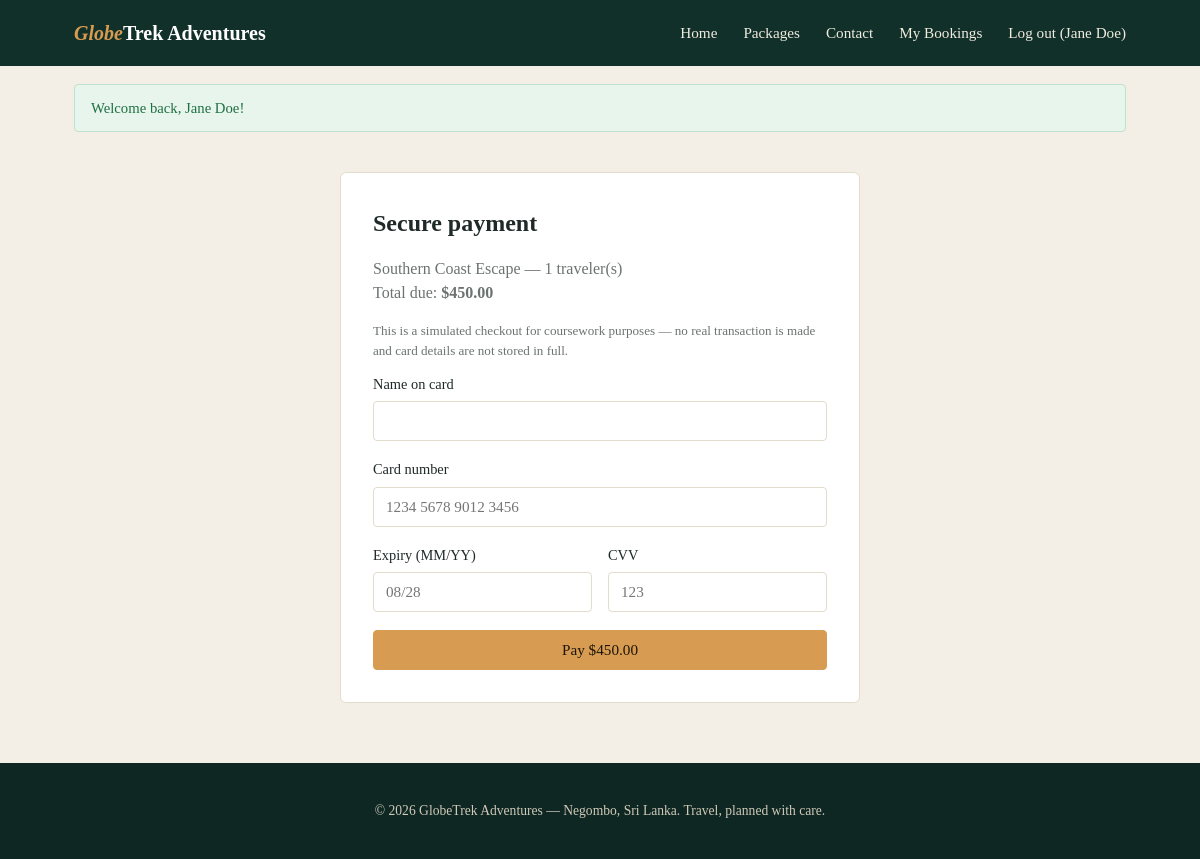
Screenshot of /payment.php?booking_id=2 (signed in) with the database file from the repository.
### tables this page shows
CREATE TABLE bookings (
  booking_id INT AUTO_INCREMENT PRIMARY KEY,
  user_id INT NOT NULL,
  package_id INT NOT NULL,
  travel_date DATE NOT NULL,
  travelers INT NOT NULL,
  special_requests TEXT,
  total_price DECIMAL(10,2) NOT NULL,
  status ENUM('pending','confirmed','cancelled') NOT NULL DEFAULT 'pending',
  payment_status ENUM('unpaid','paid') NOT NULL DEFAULT 'unpaid',
  created_at TIMESTAMP DEFAULT CURRENT_TIMESTAMP,
  FOREIGN KEY (user_id) REFERENCES users(user_id) ON DELETE CASCADE,
  FOREIGN KEY (package_id) REFERENCES packages(package_id) ON DELETE CASCADE
);

CREATE TABLE packages (
  package_id INT AUTO_INCREMENT PRIMARY KEY,
  title VARCHAR(150) NOT NULL,
  destination VARCHAR(150) NOT NULL,
  description TEXT,
  activities TEXT,
  price DECIMAL(10,2) NOT NULL,
  duration_days INT NOT NULL,
  duration_nights INT NOT NULL,
  image LONGBLOB NULL,
  image_type VARCHAR(50) NULL,
  created_by INT NULL,
  created_at TIMESTAMP DEFAULT CURRENT_TIMESTAMP,
  FOREIGN KEY (created_by) REFERENCES users(user_id) ON DELETE SET NULL
);

### models/Booking.php (called while the page is built, shortened)
<?php
class Booking {
    public static function getById($id) {
        $db = getDB();
        $stmt = $db->prepare(
            "SELECT b.*, p.title, p.destination, p.price AS unit_price
             FROM bookings b JOIN packages p ON p.package_id = b.package_id
             WHERE b.booking_id = ?"
        );
        $stmt->execute([$id]);
        return $stmt->fetch(PDO::FETCH_ASSOC);
    }
}

### includes/functions.php (called while the page is built, shortened)
<?php
function clean($value) {
    return htmlspecialchars(trim($value ?? ''), ENT_QUOTES, 'UTF-8');
}
function money($amount) {
    return '$' . number_format((float) $amount, 2);
}
function old($field, $default = '') {
    $value = $_SESSION['old'][$field] ?? $default;
    return clean($value);
}

### payment.php (the view, shortened to what this page needs)
<?php
require_once __DIR__ . '/includes/functions.php';
require_once __DIR__ . '/models/Booking.php';
$bookingId = (int) ($_GET['booking_id'] ?? 0);
$booking = Booking::getById($bookingId);
require_once __DIR__ . '/includes/header.php';
?>
<div class="container">
  <div class="form-card">
    <h2>Secure payment</h2>
    <p class="text-muted">
      <?php echo clean($booking['title']); ?> — <?php echo (int) $booking['travelers']; ?> traveler(s)<br>
      Total due: <strong><?php echo money($booking['total_price']); ?></strong>
    </p>
    <p class="text-muted" style="font-size:.82rem">
      This is a simulated checkout for coursework purposes — no real transaction is made and card details are not stored in full.
    </p>
    <form id="paymentForm" method="POST" action="<?php echo BASE_URL; ?>/payment.php?booking_id=<?php echo $bookingId; ?>" novalidate>
      <div class="form-group">
        <label for="card_holder">Name on card</label>
        <input type="text" id="card_holder" name="card_holder" value="<?php echo old('card_holder'); ?>">
      </div>
      <div class="form-group">
        <label for="card_number">Card number</label>
        <input type="text" id="card_number" name="card_number" maxlength="19" placeholder="1234 5678 9012 3456" value="<?php echo old('card_number'); ?>">
      </div>
      <div class="form-row">
        <div class="form-group">
          <label for="expiry">Expiry (MM/YY)</label>
          <input type="text" id="expiry" name="expiry" maxlength="5" placeholder="08/28" value="<?php echo old('expiry'); ?>">
        </div>
        <div class="form-group">
          <label for="cvv">CVV</label>
          <input type="text" id="cvv" name="cvv" maxlength="3" placeholder="123" value="<?php echo old('cvv'); ?>">
        </div>
      </div>
      <button type="submit" class="btn btn-primary btn-block">Pay <?php echo money($booking['total_price']); ?></button>
    </form>
  </div>
</div>
<?php
require_once __DIR__ . '/includes/footer.php';
?>

### assets/css/style.css (style rules this page uses)
:root { --dark: #12302a; --dark-2: #0e2723; --gold: #d79b52; --gold-dark: #b97f3a; --cream: #f4efe6; --text-dark: #1f2a28; --text-muted: #6b7370; --border: #e2dccd; --danger: #b3261e; --danger-bg: #fbe9e7; --success: #1f6f43; --success-bg: #e7f5ec; font-size: 16px; }
* { box-sizing: border-box; }
body { margin: 0; font-family: Georgia, 'Times New Roman', serif; color: var(--text-dark); background: var(--cream); line-height: 1.5; }
h1, h2, h3, h4 { font-family: Georgia, 'Times New Roman', serif; margin: 0 0 .5rem; }
.container { max-width: 1100px; margin: 0 auto; padding: 0 24px; }
.btn { display: inline-block; padding: 10px 20px; border-radius: 4px; border: 1px solid transparent; font-family: Georgia, serif; font-size: .95rem; cursor: pointer; }
.btn-primary { background: var(--gold); color: #1c1508; border-color: var(--gold); }
.btn-block { display: block; width: 100%; text-align: center; }
.form-card { background: #fff; border: 1px solid var(--border); border-radius: 6px; padding: 32px; max-width: 520px; margin: 40px auto; }
.form-group { margin-bottom: 18px; }
label { display: block; font-size: .9rem; margin-bottom: 6px; color: var(--text-dark); }
input[type=text], input[type=email], input[type=password], input[type=number], input[type=date], input[type=tel], input[type=file], select, textarea { width: 100%; padding: 10px 12px; border: 1px solid var(--border); border-radius: 4px; font-family: inherit; font-size: .95rem; background: #fff; }
.form-row { display: flex; gap: 16px; }
.form-row .form-group { flex: 1; }
.text-muted { color: var(--text-muted); }

### rows the page displays
bookings: package.title "Southern Coast Escape", travelers "1", total_price "$450.00"

### other values shown
$_SESSION['name'] "Jane Doe"
$flash['message'] "Welcome back, Jane Doe!"
